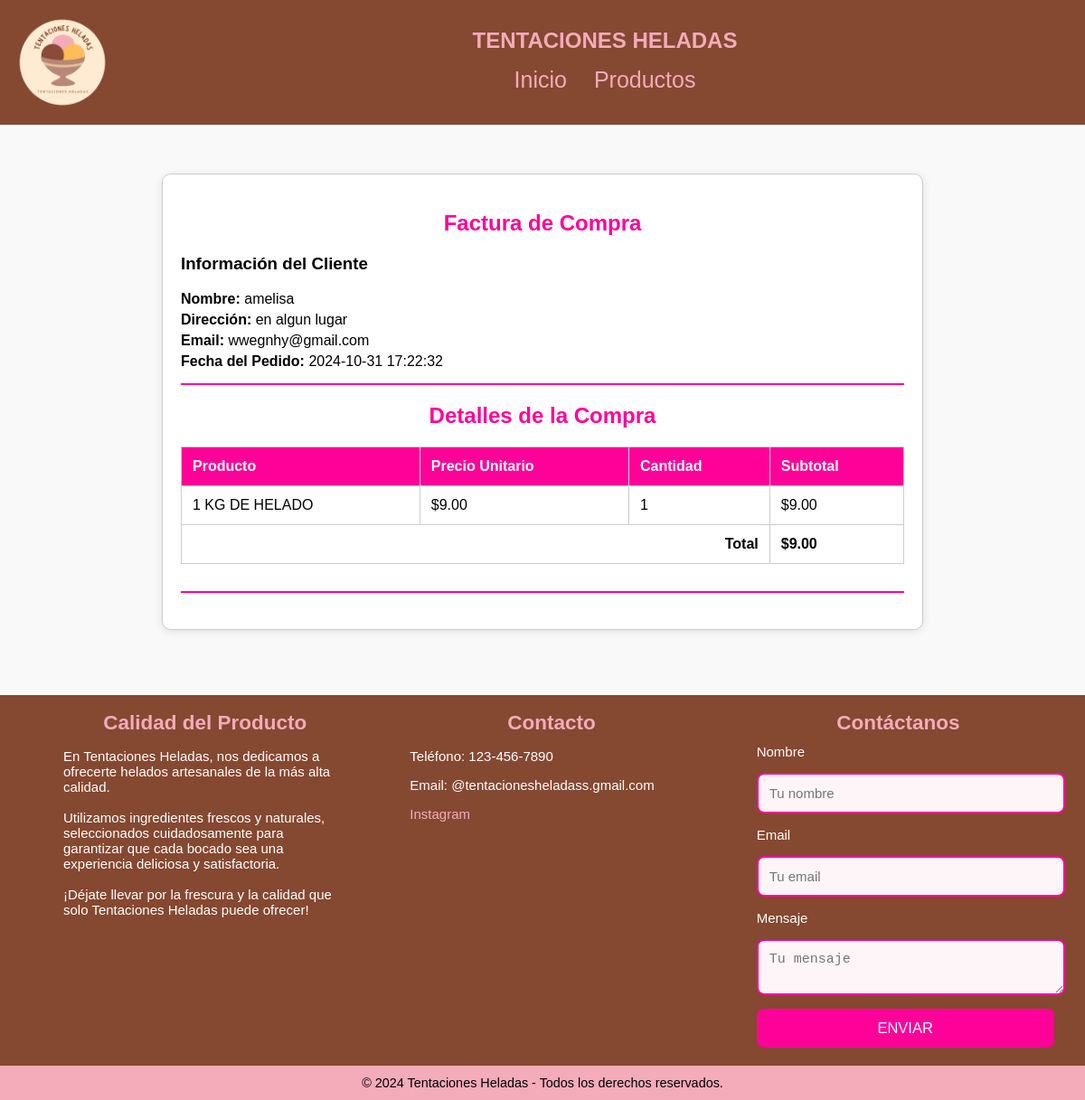
The app's page /cliente/comprar.php (signed in) with its own data.
### tables this page shows
CREATE TABLE `clientes` (
  `ID` int(11) NOT NULL,
  `nombre` varchar(100) DEFAULT NULL,
  `apellido` varchar(100) DEFAULT NULL,
  `email` varchar(255) DEFAULT NULL,
  `usuario` varchar(255) NOT NULL,
  `contraseña` varchar(255) DEFAULT NULL,
  `telefono` varchar(100) DEFAULT NULL,
  `direccion` varchar(255) NOT NULL,
  `rol` enum('cliente','administrador') DEFAULT NULL
);

CREATE TABLE `carrito` (
  `ID` int(11) NOT NULL,
  `cliente_id` int(11) NOT NULL,
  `producto_id` int(11) NOT NULL,
  `cantidad` int(11) NOT NULL,
  `fecha_agregado` datetime NOT NULL
);

CREATE TABLE `productos` (
  `ID` int(255) NOT NULL,
  `nombre` varchar(255) NOT NULL,
  `categoria_id` int(11) DEFAULT NULL,
  `Precio` varchar(11) NOT NULL,
  `imagen` varchar(255) NOT NULL,
  `stock` varchar(255) NOT NULL
);

### cliente/comprar.php (the view, shortened to what this page needs)
<?php
include '../db.php';
$cliente_id = $_SESSION['cliente_id'];
$fecha_pedido = date("Y-m-d H:i:s");
$usuario_id = $_SESSION['cliente_id'];
$query_cliente = "SELECT nombre, direccion, email FROM clientes WHERE ID = ?";
$stmt_cliente = $conn->prepare($query_cliente);
$stmt_cliente->bind_param("i", $cliente_id);
$stmt_cliente->execute();
$result_cliente = $stmt_cliente->get_result();
$cliente = $result_cliente->fetch_assoc();
$query_carrito = "
    SELECT
        p.ID AS producto_id,
        p.nombre AS producto_nombre,
        p.precio AS producto_precio,
        c.cantidad AS producto_cantidad,
        (p.precio * c.cantidad) AS subtotal
    FROM carrito AS c
    JOIN productos AS p ON c.producto_id = p.ID
    WHERE c.cliente_id = ?
";
$stmt_carrito = $conn->prepare($query_carrito);
$stmt_carrito->bind_param("i", $usuario_id);
$stmt_carrito->execute();
$result_carrito = $stmt_carrito->get_result();
$total = 0;
$productos = [];
while ($producto = $result_carrito->fetch_assoc()) {
    $total += $producto['subtotal'];
    $productos[] = $producto;
}
?>
<!DOCTYPE html>
<html lang="es">
<head>
    <link rel="stylesheet" href="https://cdnjs.cloudflare.com/ajax/libs/font-awesome/6.0.0/css/all.min.css">
</head>
<body>
<header>
    <div class="header-left">
            <img class="logo" src="../img/logo.png"   alt="logo">
            <div class="header-info">
                <h1>TENTACIONES HELADAS</h1>
                    <div class="nav-links" class="dropdown">
                        <a class="grande" href="index-cliente.php">Inicio</a>
                        <a class="grande" href="helados_clientes.php">Productos</a>
                    </div>
        </div>
    </header>
<br><br><br>
<div class="invoice-container">
    <h2>Factura de Compra</h2>
    <div class="client-info">
        <h3>Información del Cliente</h3>
        <p><strong>Nombre:</strong> <?php echo $cliente['nombre']; ?></p>
        <p><strong>Dirección:</strong> <?php echo $cliente['direccion']; ?></p>
        <p><strong>Email:</strong> <?php echo $cliente['email']; ?></p>
        <p><strong>Fecha del Pedido:</strong> <?php echo $fecha_pedido; ?></p>
    </div>
    <div class="invoice-details">
        <h2>Detalles de la Compra</h2>
        <table>
            <thead>
                <tr>
                    <th>Producto</th>
                    <th>Precio Unitario</th>
                    <th>Cantidad</th>
                    <th>Subtotal</th>
                </tr>
            </thead>
            <tbody>
                <?php foreach ($productos as $producto): ?>
                <tr>
                    <td><?php echo $producto['producto_nombre']; ?></td>
                    <td>$<?php echo number_format($producto['producto_precio'], 2); ?></td>
                    <td><?php echo $producto['producto_cantidad']; ?></td>
                    <td>$<?php echo number_format($producto['subtotal'], 2); ?></td>
                </tr>
                <?php endforeach; ?>
            </tbody>
            <tfoot>
                <tr>
                    <td colspan="3" class="total">Total</td>
                    <td>$<?php echo number_format($total, 2); ?></td>
                </tr>
            </tfoot>
        </table>
    </div>
</div>
<br><br><br><br>
<footer class="pie-pagina">
    <div class="grupo-1">
        <div class="box">
            <h2>Calidad del Producto</h2>
            <p>En Tentaciones Heladas, nos dedicamos a ofrecerte helados artesanales de la más alta calidad. <br><br>
                Utilizamos ingredientes frescos y naturales, seleccionados cuidadosamente para garantizar que
                cada bocado sea una experiencia deliciosa y satisfactoria. <br> <br>¡Déjate llevar por la
                frescura y la calidad que solo Tentaciones Heladas puede ofrecer!</p>
        </div>
        <div class="box">
            <h2>Contacto</h2>
            <p>Teléfono: 123-456-7890</p>
            <p>Email: @tentacionesheladass.gmail.com</p>
            <a href="https://www.instagram.com/tentacionesheladass/?hl=es">Instagram</a>
        </div>
        <div class="box">
            <h2>Contáctanos</h2>
            <form action="../guardar_contacto.php" method="POST" class="contact-form">
                <label for="nombre">Nombre </label>
                <input type="text" id="nombre" name="nombre" required placeholder="Tu nombre">
                <label for="email">Email </label>
                <input type="email" id="email" name="email" required placeholder="Tu email">
                <label for="mensaje">Mensaje </label>
                <textarea id="mensaje" name="mensaje" required placeholder="Tu mensaje"></textarea>
                <button type="submit">ENVIAR</button>
            </form>
        </div>
    </div>
    <div class="grupo-2">
        <small>&copy; 2024 Tentaciones Heladas - Todos los derechos reservados.</small>
    </div>
</footer>
</body>
</html>

### cliente/comprar.php (style rules this page uses)
body { font-family: Arial, sans-serif; margin: 0; padding: 20px; background-color: #f9f9f9; }
h2 { text-align: center; color: #ff0099; }
.invoice-container { max-width: 800px; margin: auto; padding: 20px; border: 1px solid #ccc; border-radius: 10px; background-color: #fff; box-shadow: 0 2px 10px rgba(0, 0, 0, 0.1); }
.client-info, .invoice-details { margin-bottom: 20px; border-bottom: 2px solid #ff0099; padding-bottom: 10px; }
.client-info p, .invoice-details p { margin: 5px 0; }
table { width: 100%; border-collapse: collapse; margin: 20px 0; }
th, td { padding: 12px; border: 1px solid #ccc; text-align: left; }
th { background-color: #ff0099; color: #fff; }
tfoot tr { font-weight: bold; }
.total { text-align: right; margin-top: 10px; }
body { font-family: Arial, sans-serif; margin: 0; padding: 0; }
.nav-links { display: flex; align-items: center; gap: 20px; margin-top: 10px; }
.nav-links a { color: #f4abba; text-decoration: none; padding: 5px; }
header { background-color: #854831; color: #f4abba; padding: 10px; display: flex; align-items: center; justify-content: space-between; flex-wrap: wrap; }
.header-left { display: flex; align-items: center; gap: 20px; flex: 1; }
.logo { max-width:10%; }
.header-info h1 { margin: 0; font-size: 24px; }
.header-info { display: flex; flex-direction: column; align-items: center; text-align: center; width: 100%; }
.pie-pagina { background-color: #854831; padding: 0%; color: #FFFFFF; }
.grupo-1 { display: flex; justify-content: space-between; max-width: 1200px; margin: auto; padding-right: 50px; font-size:15px; }
.box { width: 30%; text-align: left; padding-left: 70px; }
.box h2 { font-size: 1.5em; color: #f4abba; margin-bottom: 10px; }
.box p, .box a { font-size: 1em; color: ##FFFFFF; }
.box a { text-decoration: none; color: #f4abba; }
.contact-form { display: flex; flex-direction: column; gap: 15px; }
.contact-form label { font-size: 1em; color: ##FFFFFF; }
.contact-form input, .contact-form textarea { width: 100%; padding: 12px; border: 2px solid #ff0099; border-radius: 8px; font-size: 1em; background-color: #fef5f9; color: #5d4037; }
.contact-form button { background-color: #ff0099; color: white; border: none; padding: 12px; border-radius: 8px; cursor: pointer; font-size: 1.1em; transition: background-color 0.3s ease; width: 105%; }
.grupo-2 { text-align: center; margin-top: 20px; background-color: #f4abba; color: black; padding: 10px 0; }
.grupo-2 small { font-size: 0.9em; }
.grande { font-size:25px; }

### records on screen
clientes: nombre "amelisa", direccion "en algun lugar", email "wwegnhy@gmail.com"
carrito: producto.nombre "1 KG DE HELADO", producto.Precio "9.00", cantidad "1", subtotal "9.00"

### other values on screen
$total "9.00"
